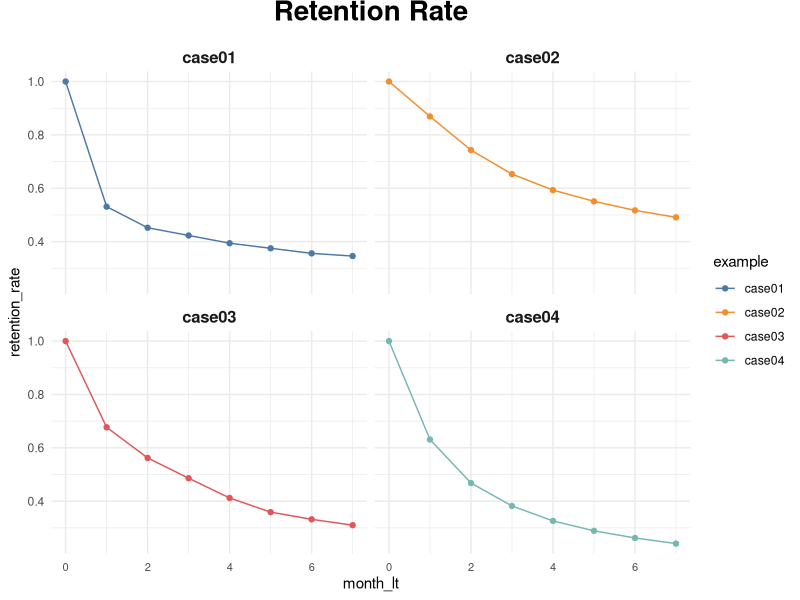

This chart was generated by the following R code:
#remove old data
rm(list=ls())


#libraries
library(tidyverse)
library(reshape2)

# retention rate data
df_ret <- data.frame(month_lt = c(0:7),
                     case01 = c(1, .531, .452, .423, .394, .375, .356, .346),
                     case02 = c(1, .869, .743, .653, .593, .551, .517, .491),
                     case03 = c(1, .677, .562, .486, .412, .359, .332, .310),
                     case04 = c(1, .631, .468, .382, .326, .289, .262, .241)
) %>%
  melt(., id.vars = c('month_lt'), variable.name = 'example', value.name = 'retention_rate')

ggplot(df_ret, aes(x = month_lt, y = retention_rate, group = example, color = example)) +
  theme_minimal() +
  facet_wrap(~ example) +
  scale_color_manual(values = c('#4e79a7', '#f28e2b', '#e15759', '#76b7b2')) +
  geom_line() +
  geom_point() +
  theme(plot.title = element_text(size = 20, face = 'bold', vjust = 2, hjust = 0.5),
        axis.text.x = element_text(size = 8, hjust = 0.5, vjust = .5, face = 'plain'),
        strip.text = element_text(face = 'bold', size = 12)) +
  ggtitle('Retention Rate')

# functions for sBG distribution
churnBG <- Vectorize(function(alpha, beta, period) {
  t1 = alpha / (alpha + beta)
  result = t1
  if (period > 1) {
    result = churnBG(alpha, beta, period - 1) * (beta + period - 2) / (alpha + beta + period - 1)
  }
  return(result)
}, vectorize.args = c("period"))

survivalBG <- Vectorize(function(alpha, beta, period) {
  t1 = 1 - churnBG(alpha, beta, 1)
  result = t1
  if(period > 1){
    result = survivalBG(alpha, beta, period - 1) - churnBG(alpha, beta, period)
  }
  return(result)
}, vectorize.args = c("period"))

MLL <- function(alphabeta) {
  if(length(activeCust) != length(lostCust)) {
    stop("Variables activeCust and lostCust have different lengths: ",
         length(activeCust), " and ", length(lostCust), ".")
  }
  t = length(activeCust) # number of periods
  alpha = alphabeta[1]
  beta = alphabeta[2]
  return(-as.numeric(
    sum(lostCust * log(churnBG(alpha, beta, 1:t))) +
      activeCust[t]*log(survivalBG(alpha, beta, t))
  ))
}

df_ret <- df_ret %>%
  group_by(example) %>%
  mutate(activeCust = 1000 * retention_rate,
         lostCust = lag(activeCust) - activeCust,
         lostCust = ifelse(is.na(lostCust), 0, lostCust)) %>%
  ungroup()

ret_preds01 <- vector('list', 7)
for (i in c(1:7)) {
  
  df_ret_filt <- df_ret %>%
    filter(between(month_lt, 1, i) == TRUE & example == 'case01')
  
  activeCust <- c(df_ret_filt$activeCust)
  lostCust <- c(df_ret_filt$lostCust)
  
  opt <- optim(c(1, 1), MLL)
  retention_pred <- round(c(1, survivalBG(alpha = opt$par[1], beta = opt$par[2], c(1:7))), 3)
  
  df_pred <- data.frame(month_lt = c(0:7),
                        example = 'case01',
                        fact_months = i,
                        retention_pred = retention_pred)
  ret_preds01[[i]] <- df_pred
}

ret_preds01 <- as.data.frame(do.call('rbind', ret_preds01))